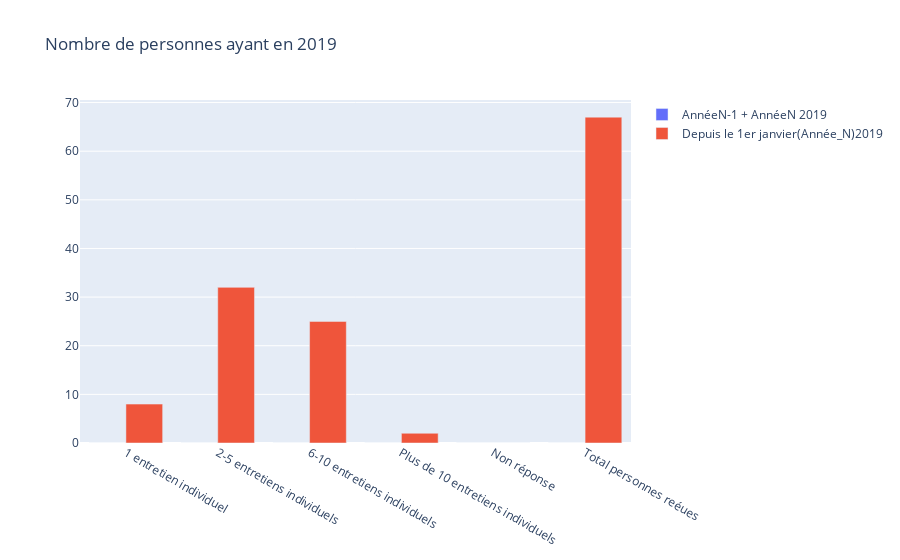

Write notebook code for a chart like this one.
### Code cell
'Nombre de personnes ayant en 2019'

### Figure 1 — Plotly figure (JSON) as saved in the notebook; plotly's stock layout.template omitted (floating-point values rounded to 4 significant figures)
{"data": [{"name": "AnnéeN-1 + AnnéeN 2019", "type": "bar", "x": ["1 entretien individuel", "2-5 entretiens individuels", "6-10 entretiens individuels", "Plus de 10 entretiens individuels", "Non réponse", "Total personnes reéues"], "y": [0, 0, 0, 0, 0, 0]}, {"name": "Depuis le 1er janvier(Année_N)2019", "type": "bar", "x": ["1 entretien individuel", "2-5 entretiens individuels", "6-10 entretiens individuels", "Plus de 10 entretiens individuels", "Non réponse", "Total personnes reéues"], "y": [8, 32, 25, 2, 0, 67]}], "layout": {"barmode": "group", "title": {"text": "Nombre de personnes ayant en 2019"}}}
